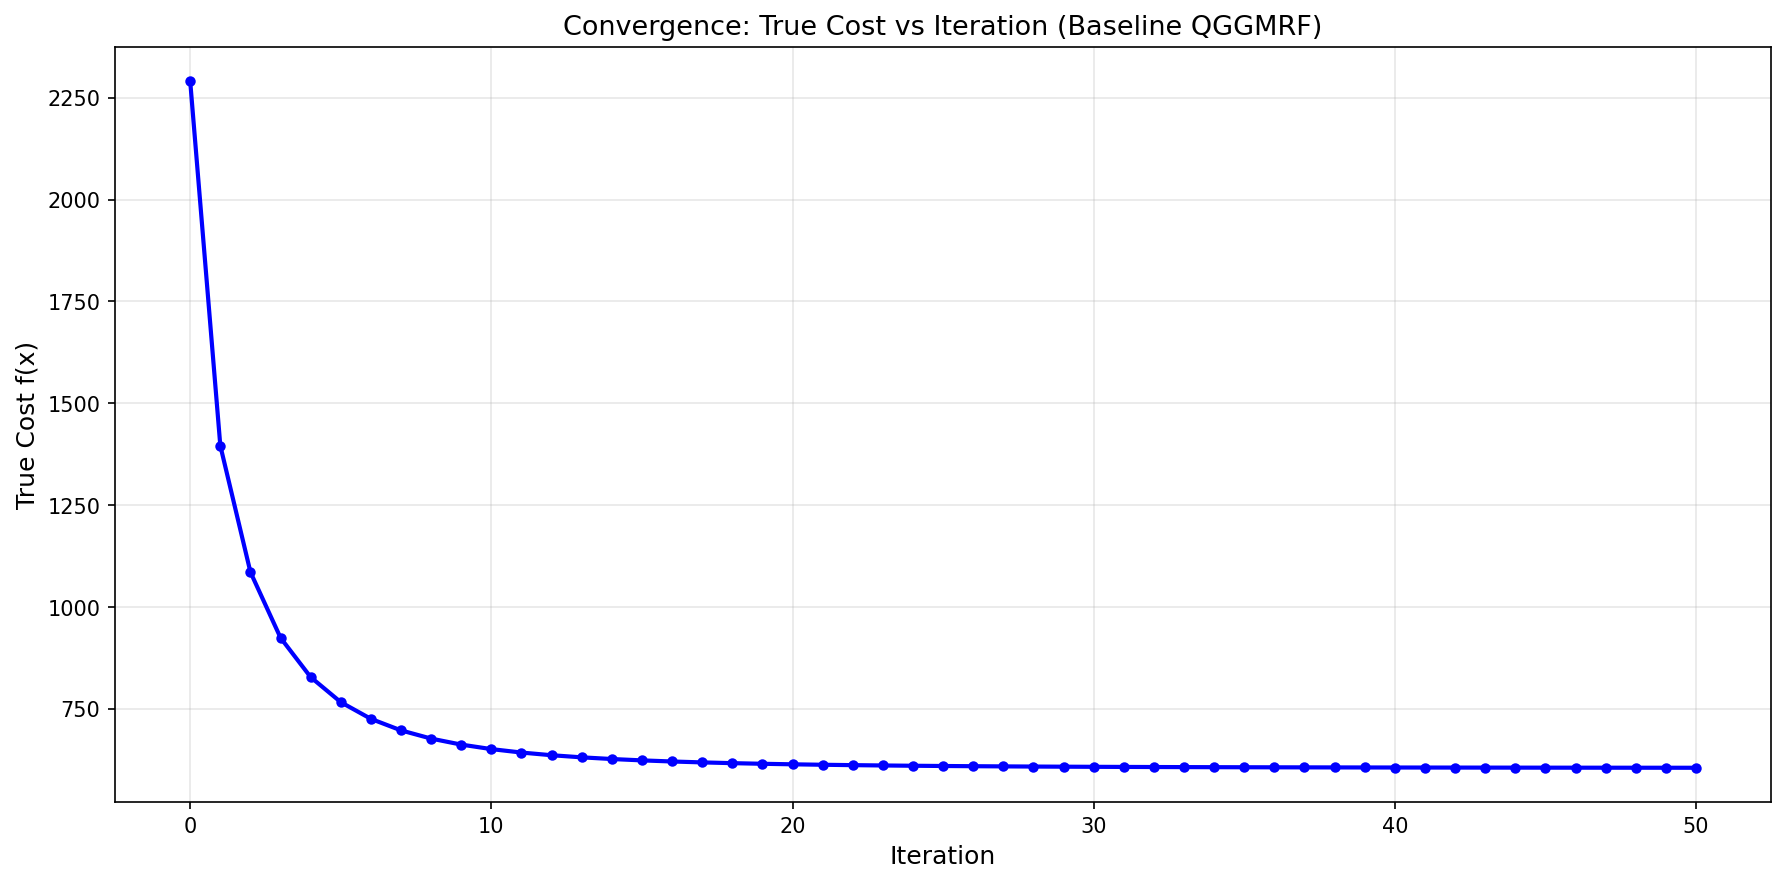

The script that saved this image:
import sys
from pathlib import Path
import torch
import matplotlib.pyplot as plt

sys.path.insert(0, str(Path(__file__).parent.parent / 'lab3'))

from lab3 import load_pgm, load_kernel, set_seed
from lab4 import reconstruct


def run_task6a():
    """Run baseline QGGMRF reconstruction and verify cost decreases.

    Task 6a: Check that the cost decreases at every iteration by running
    the baseline QGGMRF and plotting the true cost against iteration number.
    """
    # Set random seed for reproducibility
    set_seed(42)

    # Load data
    y = load_pgm('./kodim23.pgm')
    a = load_kernel('./levin09_kernels/levin09_kernel1.txt')

    # QGGMRF parameters
    p = torch.tensor(2.0, dtype=torch.float64)
    q = torch.tensor(1.2, dtype=torch.float64)
    T = torch.tensor(1.0, dtype=torch.float64)
    sigma_x = torch.tensor(0.2, dtype=torch.float64)
    sigma_w = torch.tensor(1.0, dtype=torch.float64)

    # Reconstruction parameters
    num_iters = 50
    omega = torch.tensor(1.0, dtype=torch.float64)  # Standard steepest descent

    print("Running baseline QGGMRF reconstruction...")
    x_recon, cost_history = reconstruct(y, a, sigma_w, sigma_x, p, q, T, num_iters, omega)

    # Check if cost decreases at every iteration
    cost_decreases = all(cost_history[i+1] <= cost_history[i] for i in range(len(cost_history)-1))

    # Print statistics
    print(f"Initial cost: {cost_history[0]:.6f}")
    print(f"Final cost: {cost_history[-1]:.6f}")
    print(f"Cost decrease: {cost_history[0] - cost_history[-1]:.6f}")
    print(f"Cost decreases at every iteration: {cost_decreases}")

    # Check for any increases
    for i in range(len(cost_history)-1):
        if cost_history[i+1] > cost_history[i]:
            print(f"WARNING: Cost increased at iteration {i}: {cost_history[i]} -> {cost_history[i+1]}")

    # Create plot
    fig, ax = plt.subplots(figsize=(12, 6))

    iterations = list(range(len(cost_history)))
    ax.plot(iterations, cost_history, 'b-', linewidth=2, marker='o', markersize=4)

    ax.set_xlabel('Iteration', fontsize=12)
    ax.set_ylabel('True Cost f(x)', fontsize=12)
    ax.set_title('Convergence: True Cost vs Iteration (Baseline QGGMRF)', fontsize=13)
    ax.grid(True, alpha=0.3)

    plt.tight_layout()
    plt.savefig('task6a_convergence.png', dpi=150, bbox_inches='tight')
    print("Plot saved as task6a_convergence.png")
    plt.show()

    return cost_history, cost_decreases


if __name__ == "__main__":
    cost_history, cost_decreases = run_task6a()
